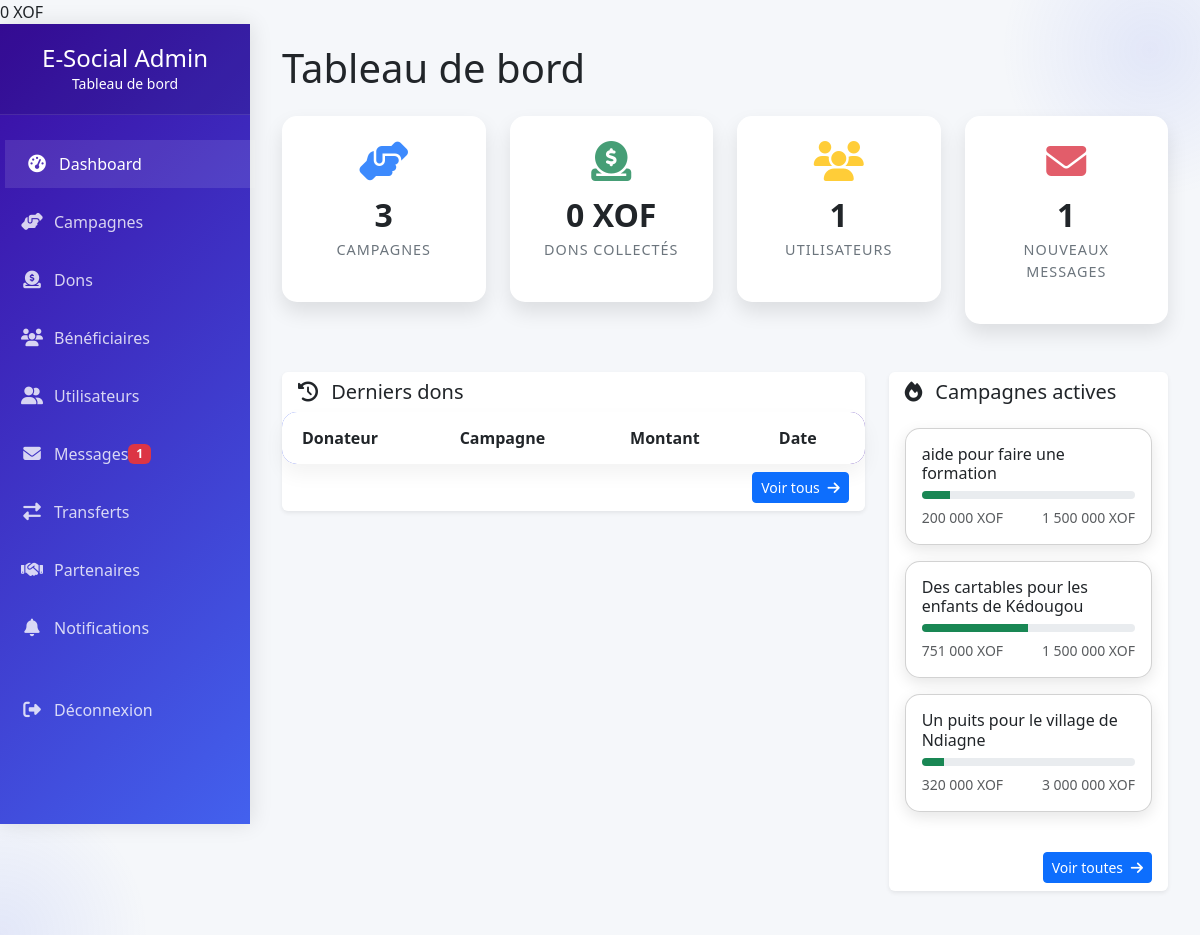
The app's page /admin/index.php with its own data.
### tables this page shows
CREATE TABLE IF NOT EXISTS `campagnes` (
  `id` int NOT NULL AUTO_INCREMENT,
  `titre` varchar(255) NOT NULL,
  `description` text NOT NULL,
  `montant_vise` decimal(12,2) NOT NULL,
  `montant_atteint` decimal(12,2) DEFAULT '0.00',
  `date_debut` date DEFAULT NULL,
  `date_fin` date DEFAULT NULL,
  `statut` enum('en cours','terminée','suspendue') DEFAULT 'en cours',
  `categorie_id` int DEFAULT NULL,
  `beneficiaire_id` int DEFAULT NULL,
  `image_campagne` varchar(255) DEFAULT NULL,
  `date_creation` datetime DEFAULT CURRENT_TIMESTAMP,
  PRIMARY KEY (`id`),
  KEY `categorie_id` (`categorie_id`),
  KEY `beneficiaire_id` (`beneficiaire_id`)
);

### admin/index.php (the view, shortened to what this page needs)
<?php
$pdo = getPDO();
$stmt = $pdo->query("SELECT COUNT(*) as total FROM campagnes");
$campagnes = $stmt->fetch()['total'];
$stmt = $pdo->query("SELECT COUNT(*) as total, SUM(montant) as montant FROM dons WHERE statut = 'confirmé'");
$dons = $stmt->fetch();
$stmt = $pdo->query("SELECT COUNT(*) as total FROM utilisateurs");
$utilisateurs = $stmt->fetch()['total'];
$stmt = $pdo->query("SELECT COUNT(*) as total FROM messages_contact WHERE est_lu = 0");
$messages = $stmt->fetch()['total'];
$stmt = $pdo->query("SELECT * FROM campagnes WHERE statut = 'en cours' ORDER BY date_creation DESC LIMIT 3");
$campagnes_actives = $stmt->fetchAll(PDO::FETCH_ASSOC);
$montant = $dons['montant'] ?? 0;
echo number_format($montant, 0, ',', ' ') . ' XOF';
?>
<!DOCTYPE html>
<html lang="fr">
<head>
    <link href="https://cdn.jsdelivr.net/npm/bootstrap@5.3.0/dist/css/bootstrap.min.css" rel="stylesheet">
    <link rel="stylesheet" href="https://cdnjs.cloudflare.com/ajax/libs/font-awesome/6.4.0/css/all.min.css">
    <link rel="stylesheet" href="https://cdnjs.cloudflare.com/ajax/libs/animate.css/4.1.1/animate.min.css">
</head>
<body>
    <div class="light-spot" style="top: -100px; right: -100px;"></div>
    <div class="light-spot" style="bottom: -150px; left: -150px;"></div>
    <div class="sidebar">
        <div class="sidebar-header text-center">
            <h4 class="mb-0">E-Social Admin</h4>
            <small>Tableau de bord</small>
        </div>
        <div class="sidebar-menu">
            <ul class="nav flex-column">
                <li class="nav-item">
                    <a class="nav-link active" href="<?= SITE_URL ?>/admin/index.php">
                        <i class="fas fa-tachometer-alt"></i> Dashboard
                    </a>
                </li>
                <li class="nav-item">
                    <a class="nav-link" href="<?= SITE_URL ?>/admin/campagnes.php">
                        <i class="fas fa-hands-helping"></i> Campagnes
                    </a>
                </li>
                <li class="nav-item">
                    <a class="nav-link" href="<?= SITE_URL ?>/admin/dons.php">
                        <i class="fas fa-donate"></i> Dons
                    </a>
                </li>
                <li class="nav-item">
                    <a class="nav-link" href="<?= SITE_URL ?>/admin/beneficiaires.php">
                        <i class="fas fa-users"></i> Bénéficiaires
                    </a>
                </li>
                <li class="nav-item">
                    <a class="nav-link" href="<?= SITE_URL ?>/admin/utilisateurs.php">
                        <i class="fas fa-user-friends"></i> Utilisateurs
                    </a>
                </li>
                <li class="nav-item">
                    <a class="nav-link" href="<?= SITE_URL ?>/admin/messages.php">
                        <i class="fas fa-envelope"></i> Messages
                        <?php if ($messages > 0): ?>
                        <span class="badge bg-danger float-end"><?= $messages ?></span>
                        <?php endif; ?>
                    </a>
                </li>
                <li class="nav-item">
                    <a class="nav-link" href="<?= SITE_URL ?>/admin/transferts.php">
                        <i class="fas fa-exchange-alt"></i> Transferts
                    </a>
                </li>
                <li class="nav-item">
                    <a class="nav-link" href="<?= SITE_URL ?>/admin/partenaires.php">
                        <i class="fas fa-handshake"></i> Partenaires
                    </a>
                </li>
                <li class="nav-item">
                    <a class="nav-link" href="<?= SITE_URL ?>/admin/notifications.php">
                        <i class="fas fa-bell"></i> Notifications
                    </a>
                </li>
                <li class="nav-item mt-4">
                    <a class="nav-link" href="<?= SITE_URL ?>/admin/deconnexion.php">
                        <i class="fas fa-sign-out-alt"></i> Déconnexion
                    </a>
                </li>
            </ul>
        </div>
    </div>
    <div class="main-content">
        <div class="container-fluid">
            <h1 class="mb-4 animate__animated animate__fadeIn">Tableau de bord</h1>
            <div class="row mb-4">
                <div class="col-xl-3 col-md-6 mb-4 animate__animated animate__fadeInUp">
                    <div class="stat-card card bg-white">
                        <div class="card-body text-center">
                            <div class="icon text-primary">
                                <i class="fas fa-hands-helping"></i>
                            </div>
                            <h3 class="stat-value"><?= $campagnes ?></h3>
                            <p class="stat-label">Campagnes</p>
                        </div>
                    </div>
                </div>
                <div class="col-xl-3 col-md-6 mb-4 animate__animated animate__fadeInUp animate__delay-1s">
                    <div class="stat-card card bg-white">
                        <div class="card-body text-center">
                            <div class="icon text-success">
                                <i class="fas fa-donate"></i>
                            </div>
                            <h3 class="stat-value"><?= number_format($dons['montant'] ?? 0, 0, ',', ' ') ?> XOF</h3>
                            <p class="stat-label">Dons collectés</p>
                        </div>
                    </div>
                </div>
                <div class="col-xl-3 col-md-6 mb-4 animate__animated animate__fadeInUp animate__delay-2s">
                    <div class="stat-card card bg-white">
                        <div class="card-body text-center">
                            <div class="icon text-warning">
                                <i class="fas fa-users"></i>
                            </div>
                            <h3 class="stat-value"><?= $utilisateurs ?></h3>
                            <p class="stat-label">Utilisateurs</p>
                        </div>
                    </div>
                </div>
                <div class="col-xl-3 col-md-6 mb-4 animate__animated animate__fadeInUp animate__delay-3s">
                    <div class="stat-card card bg-white">
                        <div class="card-body text-center">
                            <div class="icon text-danger">
                                <i class="fas fa-envelope"></i>
                            </div>
                            <h3 class="stat-value"><?= $messages ?></h3>
                            <p class="stat-label">Nouveaux messages</p>
                        </div>
                    </div>
                </div>
            </div>
            <div class="row">
                <div class="col-lg-8 mb-4">
                    <div class="card bg-white border-0 shadow-sm animate__animated animate__fadeIn">
                        <div class="card-header bg-transparent border-0">
                            <h5 class="mb-0"><i class="fas fa-history me-2"></i> Derniers dons</h5>
                        </div>
                        <div class="card-body p-0">
                            <div class="recent-table">
                                <table class="table table-hover mb-0">
                                    <thead>
                                        <tr>
                                            <th>Donateur</th>
                                            <th>Campagne</th>
                                            <th>Montant</th>
                                            <th>Date</th>
                                        </tr>
                                    </thead>
                                </table>
                            </div>
                        </div>
                        <div class="card-footer bg-transparent border-0 text-end">
                            <a href="<?= SITE_URL ?>/admin/dons.php" class="btn btn-sm btn-primary">
                                Voir tous <i class="fas fa-arrow-right ms-1"></i>
                            </a>
                        </div>
                    </div>
                </div>
                <div class="col-lg-4 mb-4">
                    <div class="card bg-white border-0 shadow-sm animate__animated animate__fadeIn">
                        <div class="card-header bg-transparent border-0">
                            <h5 class="mb-0"><i class="fas fa-fire me-2"></i> Campagnes actives</h5>
                        </div>
                        <div class="card-body">
                            <?php foreach ($campagnes_actives as $campagne):
                                $progress = min(100, ($campagne['montant_atteint'] / $campagne['montant_vise']) * 100);
                            ?>
                            <div class="campaign-card card mb-3">
                                <div class="card-body">
                                    <h6 class="card-title"><?= htmlspecialchars($campagne['titre']) ?></h6>
                                    <div class="progress mb-2">
                                        <div class="progress-bar bg-success" role="progressbar"
                                             style="width: <?= $progress ?>%;"
                                             aria-valuenow="<?= $progress ?>"
                                             aria-valuemin="0"
                                             aria-valuemax="100"></div>
                                    </div>
                                    <div class="d-flex justify-content-between small text-muted">
                                        <span><?= number_format($campagne['montant_atteint'], 0, ',', ' ') ?> XOF</span>
                                        <span><?= number_format($campagne['montant_vise'], 0, ',', ' ') ?> XOF</span>
                                    </div>
                                </div>
                            </div>
                            <?php endforeach; ?>
                        </div>
                        <div class="card-footer bg-transparent border-0 text-end">
                            <a href="<?= SITE_URL ?>/admin/campagnes.php" class="btn btn-sm btn-primary">
                                Voir toutes <i class="fas fa-arrow-right ms-1"></i>
                            </a>
                        </div>
                    </div>
                </div>
            </div>
        </div>
    </div>
</body>
</html>

### admin/index.php (style rules this page uses)
:root { --primary-color: #4361ee; --secondary-color: #3a0ca3; --accent-color: #f72585; --success-color: #4cc9f0; --warning-color: #f8961e; --danger-color: #ef233c; --light-color: #f8f9fa; --dark-color: #212529; }
body { background-color: #f5f7fa; font-family: 'Segoe UI', Tahoma, Geneva, Verdana, sans-serif; overflow-x: hidden; }
.sidebar { background: linear-gradient(135deg, var(--secondary-color), var(--primary-color)); color: white; height: 100vh; position: fixed; width: 250px; box-shadow: 2px 0 20px rgba(0,0,0,0.1); z-index: 1000; transition: all 0.3s ease; }
.sidebar-header { padding: 20px; background: rgba(0,0,0,0.1); border-bottom: 1px solid rgba(255,255,255,0.1); }
.sidebar-menu { padding: 20px 0; }
.sidebar-menu .nav-link { color: rgba(255,255,255,0.8); padding: 12px 20px; margin: 5px 0; border-radius: 0; transition: all 0.3s ease; display: flex; align-items: center; }
.sidebar-menu .nav-link:hover, .sidebar-menu .nav-link.active { background: rgba(255,255,255,0.1); color: white; transform: translateX(5px); }
.sidebar-menu .nav-link i { width: 24px; text-align: center; margin-right: 10px; font-size: 1.1rem; }
.main-content { margin-left: 250px; padding: 20px; transition: all 0.3s ease; }
.stat-card { border-radius: 15px; border: none; box-shadow: 0 10px 20px rgba(0,0,0,0.1); transition: all 0.4s ease; overflow: hidden; position: relative; z-index: 1; }
.stat-card::before { content: ''; position: absolute; top: -50%; left: -50%; width: 200%; height: 200%; background: radial-gradient(circle, rgba(255,255,255,0.2) 0%, rgba(255,255,255,0) 70%); z-index: -1; opacity: 0; transition: all 0.6s ease; }
.stat-card .card-body { padding: 25px; position: relative; z-index: 2; }
.stat-card .icon { font-size: 2.5rem; margin-bottom: 15px; opacity: 0.8; }
.stat-card .stat-value { font-size: 2rem; font-weight: 700; margin-bottom: 5px; }
.stat-card .stat-label { color: #6c757d; font-size: 0.9rem; text-transform: uppercase; letter-spacing: 1px; }
.recent-table { background: white; border-radius: 15px; box-shadow: 0 10px 20px rgba(0,0,0,0.05); overflow: hidden; }
.recent-table thead { background: linear-gradient(135deg, var(--primary-color), var(--secondary-color)); color: white; }
.recent-table th { border: none; font-weight: 600; padding: 15px 20px; }
.campaign-card { border-radius: 15px; overflow: hidden; box-shadow: 0 5px 15px rgba(0,0,0,0.1); transition: all 0.3s ease; height: 100%; }
.progress { height: 8px; border-radius: 4px; }
.light-spot { position: fixed; width: 300px; height: 300px; border-radius: 50%; background: radial-gradient(circle, rgba(67,97,238,0.1) 0%, rgba(67,97,238,0) 70%); pointer-events: none; z-index: 0; }

### records on screen
campagnes: titre "aide pour faire une formation", montant_atteint "200 000", montant_vise "1 500 000"
campagnes: titre "Des cartables pour les enfants de Kédougou", montant_atteint "751 000", montant_vise "1 500 000"
campagnes: titre "Un puits pour le village de Ndiagne", montant_atteint "320 000", montant_vise "3 000 000"

### other values on screen
$messages "1"
$campagnes "3"
$dons['montant'] "0"
$utilisateurs "1"
